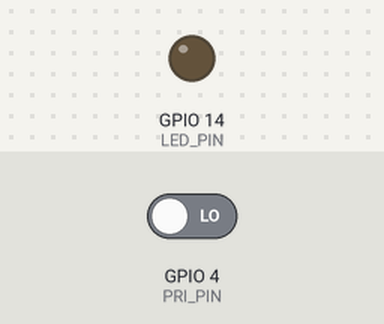
Bench run of a program on a simulated Raspberry Pi (BCM pin numbers). Shown: output pins drawn as LEDs (lit = HIGH). The test bench sets the inputs (shaded band); at power-on: GPIO 4 (PRI_PIN) LOW. What the program prints to the terminal is not drawn.

Above: at 6.2 s.
6.3 s: GPIO 4 (PRI_PIN) driven HIGH
At 6.6 s:
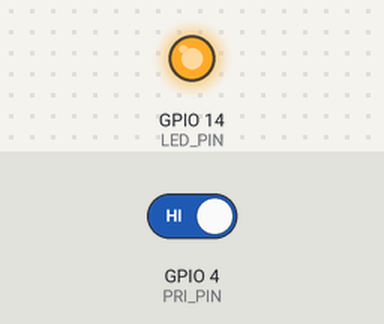
7.8 s: GPIO 4 (PRI_PIN) driven LOW
At 9.0 s:
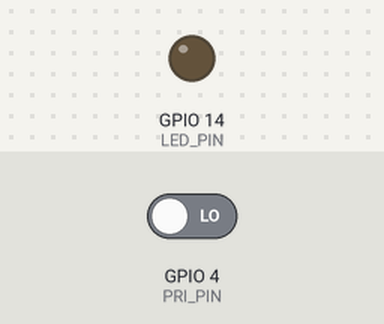
Timing chart, 0 to 10.8 s (numbered marks = the images above; inputs shaded):
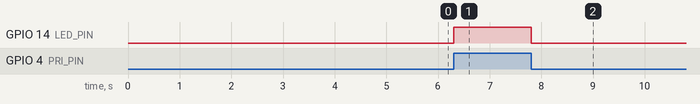

The program:

pir_led.py
```python
import RPi.GPIO as GPIO
import time

PRI_PIN = 4
LED_PIN = 14

GPIO.setmode(GPIO.BCM)
GPIO.setup(PRI_PIN, GPIO.IN)
GPIO.setup(LED_PIN, GPIO.OUT)

time.sleep(5)
print('PIR Ready...')

try:
    while True:
        val = GPIO.input(PRI_PIN)
        if val == GPIO.HIGH:
            print('움직임 감지')
            GPIO.output(LED_PIN, GPIO.HIGH)
        else:
            print('움직임 없음')
            GPIO.output(LED_PIN, GPIO.LOW)

        time.sleep(0.1)

finally :
    GPIO.cleanup()
    print('cleanup and exit')
```

Measured:
- after the input at 6.3 s, GPIO 14 (LED_PIN): LOW → HIGH at once
- after the input at 7.8 s, GPIO 14 (LED_PIN): HIGH → LOW at once
